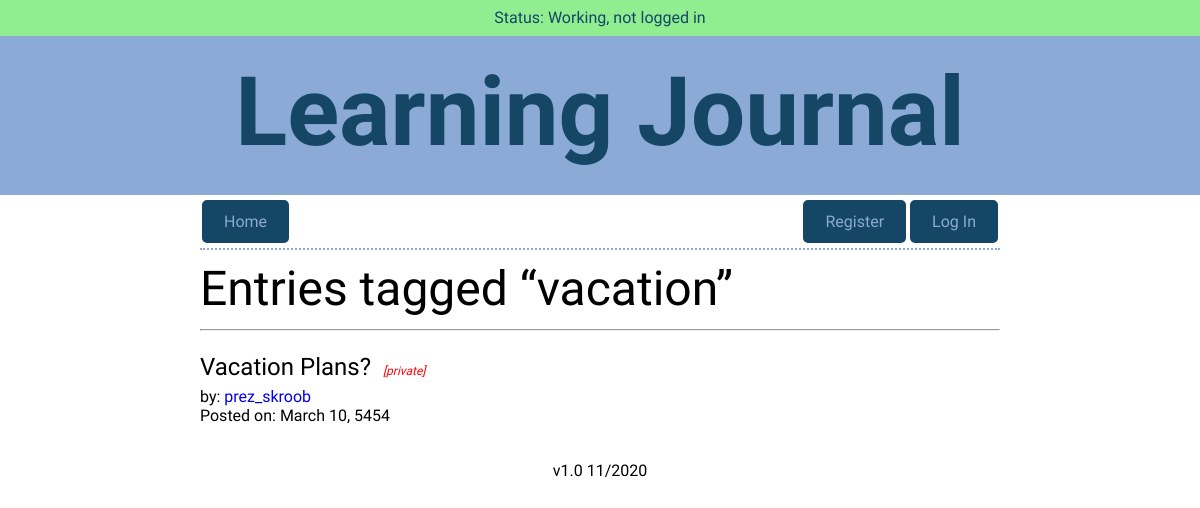
The page /tags/vacation on the database its author committed.
### models.py (models this page shows, shortened)
class Tag(Model):
    name = CharField(max_length=256)
    class Meta:
        database = DATABASE
    def entries(self):
        return (Entry
                .select()
                .join(EntryTag)
                .join(Tag)
                .where(Tag.name ** self.name)
                .order_by(Entry.date.desc())
                )

class Entry(Model):
    id = AutoField()
    user = ForeignKeyField(User, backref="entries")
    title = CharField(max_length=256)
    date = DateField(default=datetime.date.today)
    time_spent = TimeField()
    learned = TextField()
    resources = TextField()
    tags = CharField(max_length=256)
    private = BooleanField(default=False)
    hidden = BooleanField(default=False)
    class Meta:
        database = DATABASE

class User(UserMixin, Model):
    id = AutoField()
    username = CharField(unique=True)
    password = CharField(max_length=100)
    god = BooleanField(default=False)
    class Meta:
        database = DATABASE

### app.py (the view)
@app.route("/tags/<tag>")
def show_tag(tag):
    global last_route, cur_user, cur_entry, cur_tag
    last_route = "show_tag"
    cur_user = None
    cur_entry = None
    cur_tag = tag
    try:
        search_tag = models.Tag.select().where(models.Tag.name ** tag).get()
    except models.DoesNotExist:
        flash(f"Tag {tag} not found.", "error")
        return redirect(get_last_route())
    all_entries = search_tag.entries()
    if not current_user.is_authenticated:
        entries = []
        for entry in all_entries:
            if not entry.hidden:
                entries.append(entry)
    elif not current_user.god:
        entries = []
        for entry in all_entries:
            if not (entry.hidden and entry.user.id != current_user.id):
                entries.append(entry)
    else:
        entries = all_entries
    if len(entries) == 0:
        flash(f"Tag {tag} not found.", "error")
        return redirect(request.referrer)
    return render_template("tag_listing.html", entries=entries, user="",
                           god=False, home=False, by="All", tag=tag)

### app.py (called while the page is built)
@app.before_request
def before_request():
    g.db = models.DATABASE
    g.db.connect()
    g.user = current_user

@app.after_request
def after_request(response):
    g.db.close()
    return response

### templates/tag_listing.html
{% extends "layout.html" %}
{% from "macros.html" import render_listing, nav_bar with context %}
{% block nav %}
    {{ nav_bar(False) }}
{% endblock %}
{% block content %}
    <h2>Entries tagged “{{ tag }}”</h2>
    <hr>
    {% for entry in entries %}
        {{ render_listing(entry, user, god, by) }}
    {% endfor %}
{% endblock %}

### templates/macros.html (shortened to what this page needs)
{% macro nav_bar(home) %}
    <div class="nav-bar">
        {% if home == False %}
            <a class="button" href="{{ url_for('index') }}">Home</a>
        {% else %}
            <div class="button button-inactive">Home</div>
        {% endif %}
        {% if current_user.is_authenticated %}
            <a class="button button-right" href="{{ url_for('logout') }}">Log Out</a>
            <a class="button button-right" href="{{ url_for('create_entry') }}">New Entry</a>
        {% else %}
            <a class="button button-right" href="{{ url_for('login') }}">Log In</a>
            <a class="button button-right" href="{{ url_for('register') }}">Register</a>
        {% endif %}
    </div>
{% endmacro %}
{% macro render_listing(listing, user, god, by) %}
    <article class="listing">
        <h3>
                {{ listing.title }}
            {% if (listing.private == False) or (listing.user.username == user) or (god == True) %}
                </a>
            {% else %}
                &nbsp;<span class="small">[private]</span>
            {% endif %}
        </h3>
        <p>
        {% if by == "All" %}
            by: <a href="{{ url_for('user_entries', user=listing.user.username) }}">
            {% if listing.user.username == user %}
                You
            {% else %}
                {{ listing.user.username }}
            {% endif %}</a><br>
        {% endif %}
        Posted on: <time datetime="{{ listing.date }}">{{ listing.date.strftime("%B %d").lstrip("0").replace(" 0", " ") }}, {{ listing.date.strftime("%Y") }}</time></p>
    </article>
{% endmacro %}

### static/css/site.css (style rules this page uses)
body { font-size: 16px; font-family: 'Asap', sans-serif; font-weight: 400 color: #404a49; }
a:link { text-decoration: none; }
.button { background-color: #154666; color: #8baad6; margin: 5px 2px; border: 2px solid #154666; border-radius: 5px; padding: 10px 20px; text-align: center; text-decoration: none; display: inline-block; }
.button-right { float: right }
h2 { font-size: 48px; font-family: 'Hammersmith One', sans-serif; font-weight: 400; line-height: 0; }
h3 { font-size: 24px; font-family: 'Hammersmith One', sans-serif; font-weight: 400; line-height: 0; padding-top: 12px; margin-bottom: 3px; }
.small { font-size: 12px; color: red; font-style: italic; }
.nav-bar, .main { border-bottom: 2px dotted #8baad6; }

### rows shown on the page
Tag: name "vacation"
Entry: title "Vacation Plans?", private "[private]", date "March 10", date "5454"
User: user.username "prez_skroob"
